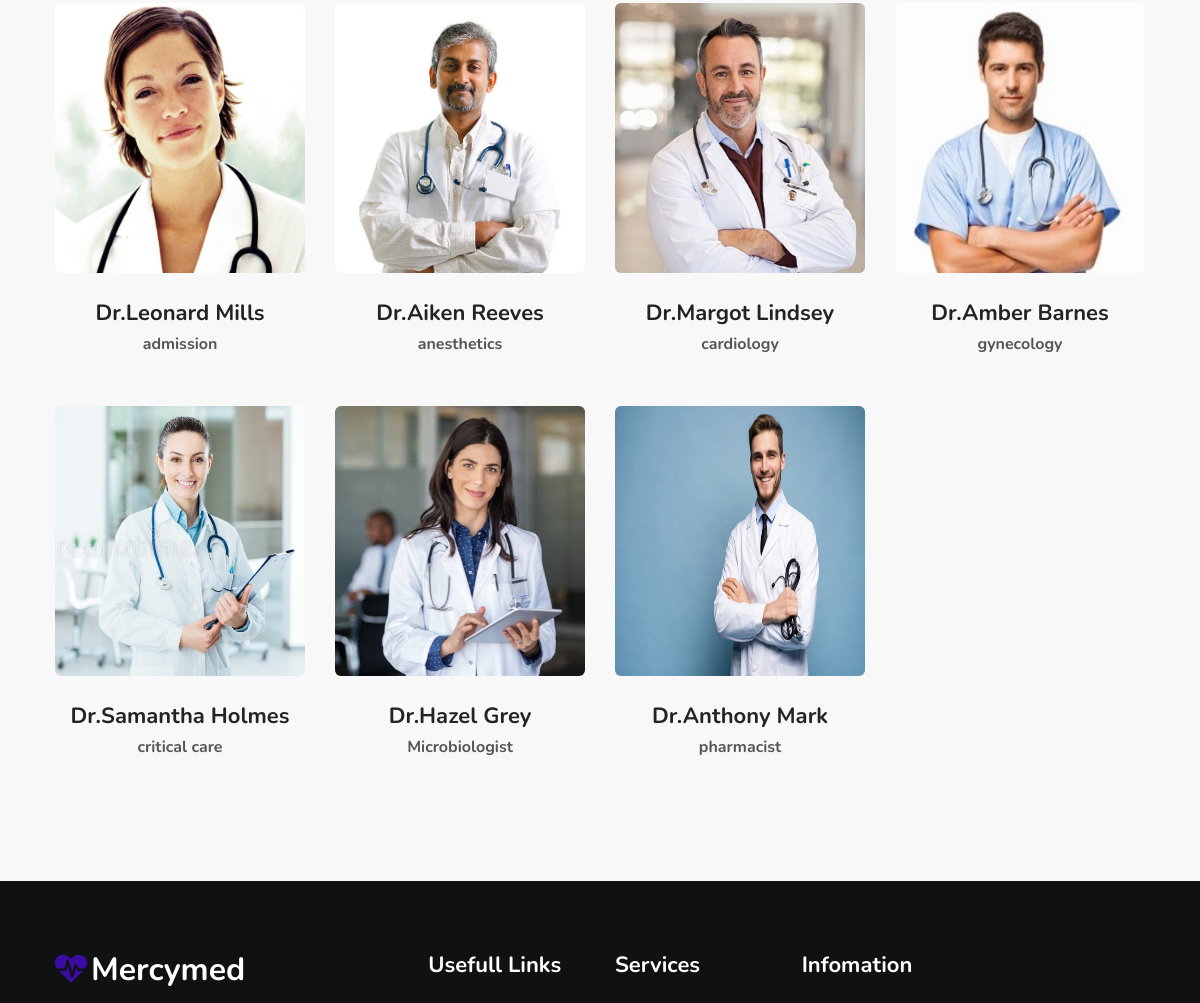
The app's page /doctor/ (middle part), older data.
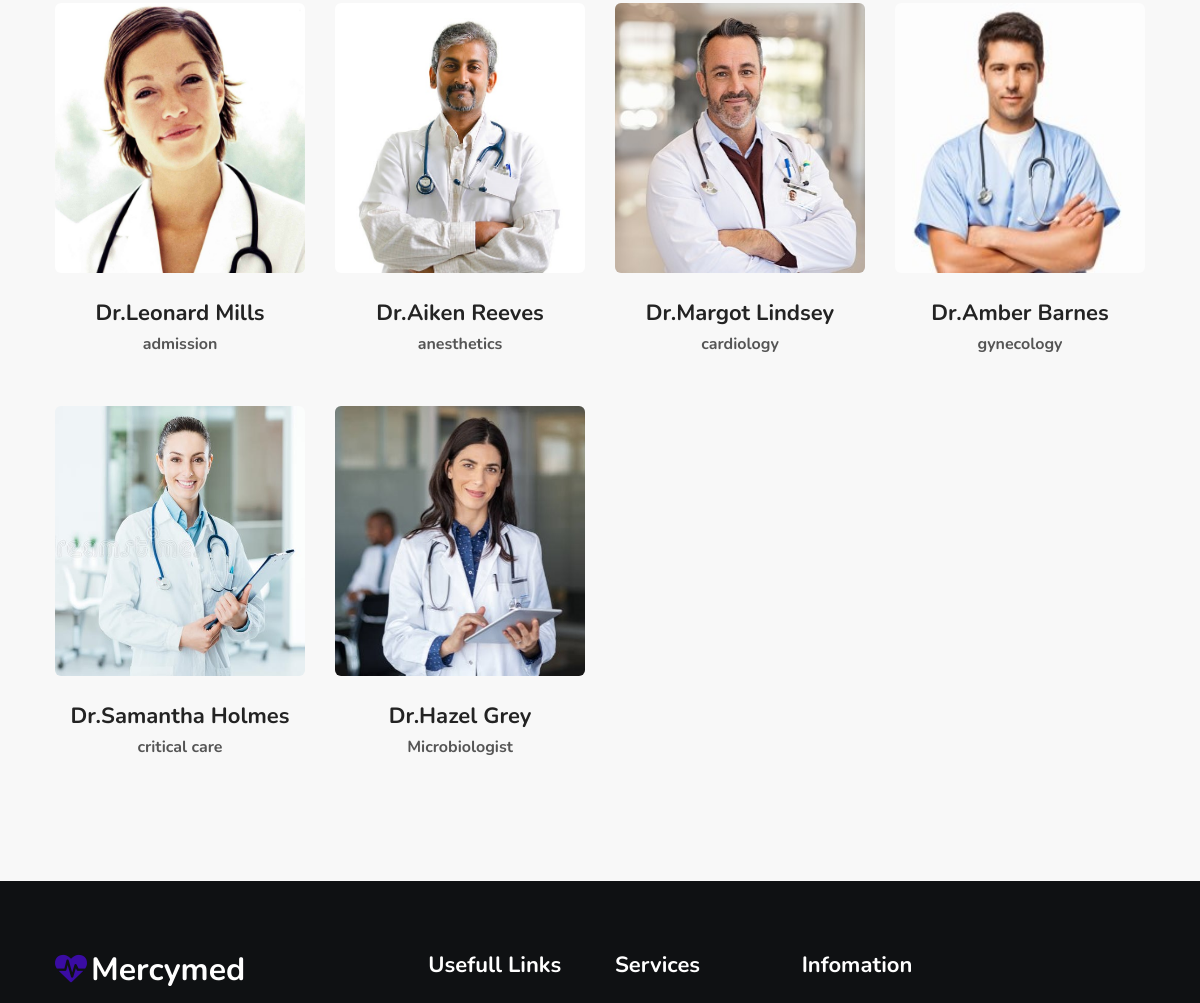
The same page, newer data.
### home/models.py (models this page shows, shortened)
class doctors(models.Model):
    doc_name = models.CharField(max_length=50)
    doc_spec = models.CharField(max_length=50)
    dep_name = models.ForeignKey(departments, on_delete=models.CASCADE)
    doc_image = models.ImageField(upload_to='doctors')

### home/views.py (the view)
# urls.py: path('doctor/', views.doctor, name='doctor'),
def doctor(request):
    dict_doc = {
        'doctors': doctors.objects.all()
    }
    return render(request, 'doctor.html', dict_doc)

### templates/doctor.html (shortened to what this page needs)
{% extends 'base.html' %}
{% block body %}
  <section class="w3l-team py-5" id="team">
    <div class="container py-lg-4 py-sm-3">
      <div class="row text-center mt-5">
        {% for d in doctors %}
        <div class="col-md-3 col-6">
          <div class="team-grids text-center">
            <img src="{{d.doc_image.url}}" class="img-fluid" alt="" style="width:250px;height:270px">
          </div>
          <h4><a href="#team">Dr.{{d.doc_name}}</a></h4>
          <h5>{{d.doc_spec}}</h5><br><br>
        </div>
        {% endfor %}
      </div>
    </div>
  </section>
{% endblock %}

### templates/base.html (shortened to what this page needs)
<!doctype html>
{% load static %}
<html lang="zxx">
<head>
  <link rel="stylesheet" href="static/css/style-starter.css">
</head>
<body>
   {% block body %}
   {% endblock %}
  <footer class="w3l-footer-29-main">
    <div class="footer-29-w3l py-5">
      <div class="container py-lg-4">
        <div class="row footer-top-29">
          <div class="col-lg-4 col-md-6 col-sm-7 footer-list-29 footer-1 pr-lg-5">
            <div class="footer-logo mb-3">
              <a class="footer-brand-logo" href="/"><span class="fa fa-heartbeat mr-1"></span>Mercymed</a>
            </div>
          </div>
          <div class="col-lg-2 col-md-6 col-sm-5 col-6 footer-list-29 footer-2 mt-sm-0 mt-5">
            <ul>
              <h6 class="footer-title-29">Usefull Links</h6>
            </ul>
          </div>
          <div class="col-lg-2 col-md-6 col-sm-5 col-6 footer-list-29 footer-3 mt-lg-0 mt-5">
            <h6 class="footer-title-29">Services</h6>
          </div>
          <div class="col-lg-4 col-md-6 col-sm-7 footer-list-29 footer-4 mt-lg-0 mt-5">
            <h6 class="footer-title-29">Infomation</h6>
          </div>
        </div>
      </div>
    </div>
  </footer>
</body>
</html>

Row changes from the older to the newer data that the page shows:
removed doctors: doc_image (picture), doc_name "Anthony Mark", doc_spec "pharmacist"
